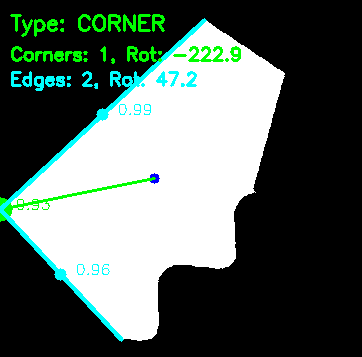
#> input picture data/mock_pieces/debug/piece_0_analysis.png, 362 x 357 px
$ python -i cam_module.py   (imports and definitions only)
#> lines starting #> are read from the running program, lines starting #| are printed output that depends on the picture; after the words box and inside, x2 and y2 are one past the last pixel; in counts of white or black regions, pixels touching at a corner belong together
#> further down, picture is the input picture: shape (357, 362, 3); mean B, G, R 94.2, 100.3, 87.2
# cam_module.py
# Test if this only goes to copy on sebastiancaluori/Pren2
# tbd Kameraeinstellungen von umgebung ableiten, benötigt in jedem fall zwei aufnahmen

# Kamera-/Datei-Eingang, ArUco-basierte A4-Entzerrung, Teile-Segmentierung
# und Export der Algorithmus-Eingaben.

import json
import shutil
import time
from pathlib import Path
from capturedSidesCorrection import calculate_puzzle_piece_shape_without_sides

import cv2
import numpy as np

try:
    from picamera2 import Picamera2
except (ImportError, ModuleNotFoundError):
    Picamera2 = None


# ============================================================
# PROJEKT / DATEIEN
# ============================================================

# Projektwurzel. Von src/vision/cam_module.py zwei Ebenen nach oben.
PROJECT_ROOT = (
    Path(__file__).resolve().parents[2]
)  # src/vision/cam_module.py -> project root

# Zielordner für die Daten, die an den Puzzle-Algorithmus gehen.
# In diesen Ordner werden parts.json und die Teilmasken geschrieben.
DESTINATION_TO_ALGO_INPUT_FOLDER = PROJECT_ROOT / "input"

# Eingabebild, falls IMAGE_SOURCE = "file" oder keine Pi Camera vorhanden ist.
INPUT_IMAGE_PATH = PROJECT_ROOT / "src" / "vision" / "1.png"

# Name der JSON-Datei, welche der Solver später einliest.
ALGO_INPUT_JSON_FILENAME = "parts.json"
# Präfix für die Teilmasken im Algorithmus-Input. Beispiel: piece_0.png.
ALGO_INPUT_MASK_PREFIX = "piece_"
# Der Input-Ordner wird bei jedem Start des Cam-Moduls geleert.
# Neue Algorithmus-Dateien werden nur nach gültiger Erkennung geschrieben.


# ============================================================
# BILDEINGABE
# ============================================================

# "camera" = neues Bild mit Pi Camera 3 aufnehmen
# "file"   = bestehendes Bild von Datei laden
IMAGE_SOURCE = "camera"

# Aufnahmebreite der Pi Camera. Grösser = mehr Details, aber langsamere Verarbeitung.
IMAGE_WIDTH = 4608
# Aufnahmehöhe der Pi Camera. Muss zur gewünschten Kameraauflösung passen.
IMAGE_HEIGHT = 2592


STARTUP_WAIT_SECONDS = 3.0

# Bild um 90 Grad im Uhrzeigersinn drehen, falls die Kamera mechanisch verdreht ist.
ROTATE_90_CLOCKWISE = False
# Bild um 180 Grad drehen. Nie gleichzeitig mit ROTATE_90_CLOCKWISE aktivieren.
ROTATE_180 = False
# Initial Kameraeinstellungen für den Start innerhalb der Pipeline
INIT_CAMERA_CONTROLS_FOR_PIPELINE = {
    # Automatische Belichtung. False = manueller ExposureTime-Wert wird verwendet.
    "AeEnable": False,
    # Automatischer Weissabgleich. False = ColourGains unten werden verwendet.
    "AwbEnable": False,
    # Belichtungszeit in Mikrosekunden. Höher = heller, zu hoch = A4 kann ausbrennen.
    "ExposureTime": 6000,  # Mikrosekunden
    # Analoge Verstärkung. Höher = heller, aber mehr Bildrauschen.
    "AnalogueGain": 1.0,
    # Rot-/Blau-Verstärkung für Weissabgleich. Höherer Wert = jeweiliger Farbkanal stärker.
    "ColourGains": (1.5, 1.5),
}
# Manuelle Kameraeinstellungen für Tests gegen Überbelichtung.
# Ohne Unterbeleuchtung, Kunstlicht, exposureTime rund 8000
# Mit Unterbeleuchtung, Kunstlicht 6000
CAMERA_CONTROLS_FOR_INTERNAL_USE = {
    # Automatische Belichtung. False = manueller ExposureTime-Wert wird verwendet.
    "AeEnable": False,
    # Automatischer Weissabgleich. False = ColourGains unten werden verwendet.
    "AwbEnable": False,
    # Belichtungszeit in Mikrosekunden. Höher = heller, zu hoch = A4 kann ausbrennen.
    "ExposureTime": 6000,  # Mikrosekunden
    # Analoge Verstärkung. Höher = heller, aber mehr Bildrauschen.
    "AnalogueGain": 1.0,
    # Rot-/Blau-Verstärkung für Weissabgleich. Höherer Wert = jeweiliger Farbkanal stärker.
    "ColourGains": (1.5, 1.5),
}


# ============================================================
# AUSGABE / DEBUG-DATEIEN
# ============================================================

# Hauptordner für Debug-Ausgaben der Vision-Pipeline.
OUTPUT_DIR = PROJECT_ROOT / "src" / "vision" / "output"
# Speichert Kopien der finalen Algorithmus-Teilemasken für Debug-Zwecke.
OUTPUT_PARTS_DIR = OUTPUT_DIR / "parts"
# Namenspräfix für alle Debug-Dateien dieses Laufs.
RUN_NAME = "debug_"

# Dateiname des gespeicherten Rohbildes. Beispiel: step_09_input.png.
OUTPUT_IMAGE_FILENAME = f"{RUN_NAME}_input.png"
# Debug-Bild mit erkannten Markern, Referenzpunkten und berechneten A4-Ecken.
OUTPUT_DEBUG_FILENAME = f"{RUN_NAME}_a4_corners_debug.png"
# Entzerrtes A4-Bild. Dieses Bild ist die Basis für die Teile-Erkennung.
OUTPUT_WARP_FILENAME = f"{RUN_NAME}_warp_a4.png"
# Binärmaske aller erkannten Teile. Weiss = Teil, schwarz = Hintergrund.
OUTPUT_MASK_FILENAME = f"{RUN_NAME}_parts_mask.png"
# Debug-Bild mit Konturen, Bounding Boxes, Schwerpunkten und Raster.
OUTPUT_PARTS_DEBUG_FILENAME = f"{RUN_NAME}_parts_debug.png"
# Debug-JSON mit Zusatzinfos, Pfaden und Einstellungen.
OUTPUT_JSON_FILENAME = f"{RUN_NAME}_parts.json"
# Speichert die Homographie-Matrix Bild -> entzerrtes A4 als NumPy-Datei.
OUTPUT_H_IMAGE_TO_WARP_PATH = f"{RUN_NAME}_h_image_to_warp.npy"

# False = nur Algorithmus-Input in DESTINATION_TO_ALGO_INPUT_FOLDER schreiben.
# True = Zusätzlich Debug-Dateien in src/vision/output speichern.
SAVE_DEBUG_FILES = True

# False = Kantenkorrektur wird nicht ausgeführt.
# True Kantenkorrektur wird durchgeführt aber Stand 1.Juni noch ziemlich wonky
CALCULATE_AREA_WITHOUT_SIDES = False

# ============================================================
# ARUCO / A4-GEOMETRIE
# ============================================================

# ArUco-Wörterbuch. Muss zu den gedruckten Markern passen.
ARUCO_DICT = cv2.aruco.DICT_4X4_50
# Diese Marker-IDs müssen erkannt werden, sonst kann die A4-Fläche nicht berechnet werden.
REQUIRED_IDS = [0, 1, 2, 3]

# A4 im Querformat
# Breite der A4-Fläche im Querformat in mm.
A4_WIDTH_MM = 297.0
# Höhe der A4-Fläche im Querformat in mm.
A4_HEIGHT_MM = 210.0
# Höhe der Kamera über der A4 Fläche in mm.
CAM_HEIGHT = 700.0
# Skalierung im entzerrten Bild. Grösser = mehr Pixel pro mm, genauer aber langsamer.
# Interne Auflösung mit der das Cam Modul arbeitet, so hoch wie möglich bzw sinnvoll
WORKING_INTERNAL_PX_PER_MM = 6.0
# Auflösung der Bilder die der Algorithmus erhält, so tief wie nötig
ALGO_INPUT_PX_PER_MM = 3.0


# [8 lines of commented-out code are left out]
REFERENCE_CORNER_FROM_MARKER = {
    # Echte A4-Ecke oben links wird aus Marker ID 3, Marker-Ecke 0 gelesen.
    "top_left": {"marker_id": 3, "corner_index": 0},
    # Echte A4-Ecke oben rechts wird aus Marker ID 0, Marker-Ecke 3 gelesen.
    "top_right": {"marker_id": 0, "corner_index": 3},
    # Echte A4-Ecke unten rechts wird aus Marker ID 1, Marker-Ecke 2 gelesen.
    "bottom_right": {"marker_id": 1, "corner_index": 2},
    # Echte A4-Ecke unten links wird aus Marker ID 2, Marker-Ecke 1 gelesen.
    "bottom_left": {"marker_id": 2, "corner_index": 1},
}

# ------------------------------------------------------------
# A4-Offset / Rahmen-Offset
# ------------------------------------------------------------
# Diese Werte beschreiben, wie weit die gemessenen Referenzpunkte ausserhalb
# der echten A4-Fläche liegen.
#
# Beispiel:
# Wenn ein Rahmen rundherum 20 mm breit ist und die ArUco-Referenzpunkte
# auf den Rahmenecken liegen, dann:
# FRAME_OFFSET_LEFT_MM = 20.0
# FRAME_OFFSET_RIGHT_MM = 20.0
# FRAME_OFFSET_TOP_MM = 20.0
# FRAME_OFFSET_BOTTOM_MM = 20.0
#
# Wenn aktuell die ArUco-Ecken direkt den A4-Ecken entsprechen:
# alle Werte auf 0.0 lassen.
# Abstand links zwischen Referenz-/Rahmenfläche und echter A4-Fläche. Grösser = A4 startet weiter rechts.
FRAME_OFFSET_LEFT_MM = 0.0
# Abstand rechts zwischen echter A4-Fläche und Referenz-/Rahmenfläche. Grösser = A4 endet weiter links.
FRAME_OFFSET_RIGHT_MM = 0.0
# Abstand oben zwischen Referenz-/Rahmenfläche und echter A4-Fläche. Grösser = A4 startet weiter unten.
FRAME_OFFSET_TOP_MM = 0.0
# Abstand unten zwischen echter A4-Fläche und Referenz-/Rahmenfläche. Grösser = A4 endet weiter oben.
FRAME_OFFSET_BOTTOM_MM = 0.0

# Optionaler Feintrimm pro echter A4-Ecke.
# Koordinaten in der Referenz-/Rahmenfläche:
# +x = nach rechts, +y = nach unten.
#
# Normalerweise alles 0.0 lassen.
# Nur verwenden, wenn einzelne Marker mechanisch anders sitzen.
A4_CORNER_EXTRA_OFFSETS_MM = {
    # Feintrimm oben links. x höher = nach rechts, y höher = nach unten.
    "top_left": {"x": 0.0, "y": 0.0},
    # Feintrimm oben rechts. x höher = nach rechts, y höher = nach unten.
    "top_right": {"x": 0.0, "y": 0.0},
    # Feintrimm unten rechts. x höher = nach rechts, y höher = nach unten.
    "bottom_right": {"x": 0.0, "y": 0.0},
    # Feintrimm unten links. x höher = nach rechts, y höher = nach unten.
    "bottom_left": {"x": 0.0, "y": 0.0},
}

# Optionaler Rand, der bei der Teile-Erkennung ignoriert wird.
# Rand ignorieren. Grösser = weniger Störungen am Rand, aber nutzbare Fläche wird kleiner.
IGNORE_BORDER_MM = 0.0


# ============================================================
# KOORDINATENSYSTEM FÜR OUTPUT
# ============================================================

# Fix: Ursprung oben rechts, x nach links, y nach unten.
# Fixes Output-Koordinatensystem: Ursprung oben rechts, x nach links, y nach unten.
COORDINATE_ORIGIN = "top_right"


# ============================================================
# TEILE-SEGMENTIERUNG
# ============================================================

# Segmentierungsmodus: fixed = fester Grenzwert, otsu = automatisch, adaptive = lokal anpassend.
SEGMENTATION_THRESHOLD_MODE = "otsu"  # "fixed", "otsu", "adaptive"
# Nur bei fixed relevant. Grösser = hellere Pixel werden eher als dunkles Teil erkannt.
THRESHOLD_VALUE = 150
# Nur bei adaptive relevant. Grösser = grössere lokale Umgebung, ruhiger aber weniger fein.
ADAPTIVE_THRESHOLD_BLOCK_SIZE = 101
# Nur bei adaptive relevant. Grösser = Schwelle wird strenger, meist weniger erkannte Fläche.
ADAPTIVE_THRESHOLD_C = 8

# Weichzeichnung vor der Segmentierung. Grösser = weniger Rauschen, aber Kanten werden weicher.
GAUSSIAN_BLUR_KERNEL_SIZE = 7

# Kleinste erlaubte Teilfläche. Grösser = kleine Störungen werden eher ignoriert.
MIN_PART_AREA_MM2 = 500.0
# Grösste erlaubte Teilfläche. Kleiner = grosse Fehlblobs werden eher ignoriert.
MAX_PART_AREA_MM2 = 100000.0

# Entfernt kleine weisse Störungen in der Maske. Grösser = aggressiveres Entfernen.
MORPH_OPEN_KERNEL_SIZE = 5
# Schliesst kleine Löcher/Lücken in Teilen. Grösser = verbindet Flächen stärker.
MORPH_CLOSE_KERNEL_SIZE = 7
# True = Löcher innerhalb erkannter Teile füllen.
FILL_CONTOUR_HOLES = True

# Zusätzlicher Rand um ausgeschnittene Teile in Pixeln. Grösser = mehr Umgebung im Crop.
CROP_PADDING_PX = 0
# Erlaubte Anzahl Teile. Gültig ist nur 4 oder 6.
EXPECTED_PART_COUNT = [4, 5, 6]
# Hintergrundwert für Cutouts. 255 = weiss, 0 = schwarz.
CUTOUT_BACKGROUND_VALUE = 255


# ============================================================
# VALIDIERUNG
# ============================================================

# PREN-Puzzle ohne Rahmen: 18.9 x 12.6 cm
# Erwartete Gesamtfläche aller Puzzleteile in mm2.
# 20879 mm: Oberfläche des 6 Teile Puzzles von Silvan

EXPECTED_TOTAL_PART_AREA_MM2 = 20879
# Erlaubte Flächenabweichung. 0.03 = +-3 %.
MAX_TOTAL_AREA_ERROR_RATIO = 2.0


# ============================================================
# DEBUG-FARBEN UND DARSTELLUNG
# ============================================================

# Farben sind im OpenCV-Format BGR, nicht RGB.
# Farbe der erkannten Teilekontur im Debug-Bild. BGR: grün.
PART_CONTOUR_COLOR = (0, 255, 0)
# Farbe des Schwerpunktpunktes im Debug-Bild. BGR: rot.
PART_CENTROID_COLOR = (0, 0, 255)
# Farbe der Bounding Box um jedes Teil. BGR: cyan/hellblau.
PART_BOX_COLOR = (255, 255, 0)
# Farbe der Textbeschriftung im Teile-Debug-Bild. BGR: weiss.
PART_TEXT_COLOR = (255, 255, 255)

# Radius des Mittelpunkt-Punktes im Debug-Bild. Grösser = besser sichtbar.
PART_CENTROID_RADIUS_PX = 8
# Schriftgrösse der Teilbeschriftung im Debug-Bild.
PART_TEXT_FONT_SCALE = 0.7
# Schriftstärke der Teilbeschriftung. Grösser = dicker.
PART_TEXT_THICKNESS = 2

# Farbe der ArUco-Marker-Umrandung. BGR: grün.
COLOR_MARKER_OUTLINE = (0, 255, 0)
# Farbe des Marker-Mittelpunktes. BGR: blau.
COLOR_MARKER_CENTER = (255, 0, 0)
# Farbe der Marker-ID-Beschriftung. BGR: grün.
COLOR_MARKER_ID_TEXT = (0, 255, 0)

# Farbe für Marker-Ecke 0. BGR: rot.
COLOR_CORNER_0 = (0, 0, 255)
# Farbe für Marker-Ecke 1. BGR: gelb.
COLOR_CORNER_1 = (0, 255, 255)
# Farbe für Marker-Ecke 2. BGR: cyan/hellblau.
COLOR_CORNER_2 = (255, 255, 0)
# Farbe für Marker-Ecke 3. BGR: magenta.
COLOR_CORNER_3 = (255, 0, 255)

# Farbe der berechneten echten A4-Eckpunkte. BGR: orange.
COLOR_A4_POINT = (0, 165, 255)
# Farbe der gemessenen Referenz-/Rahmenpunkte. BGR: blau-orange.
COLOR_REFERENCE_POINT = (255, 128, 0)
# Farbe der A4-Ecken-Beschriftung. BGR: orange.
COLOR_A4_TEXT = (0, 165, 255)
# Farbe der A4-Umrandung. BGR: weiss.
COLOR_A4_POLYLINE = (255, 255, 255)
# Farbe der Referenz-/Rahmenumrandung. BGR: blau-orange.
COLOR_REFERENCE_POLYLINE = (255, 128, 0)
# Farbe der Status-Texte im Debug-Bild. BGR: weiss.
COLOR_STATUS_TEXT = (255, 255, 255)

# Radius für Marker-Ecken im Debug-Bild.
CORNER_CIRCLE_RADIUS_PX = 6
# Radius für Marker-Mittelpunkte im Debug-Bild.
MARKER_CENTER_RADIUS_PX = 6
# Radius der berechneten A4-Ecken im Debug-Bild.
A4_CORNER_RADIUS_PX = 10
# Radius der gemessenen Referenz-/Rahmenecken im Debug-Bild.
REFERENCE_CORNER_RADIUS_PX = 7

# Textversatz der Marker-Ecknummer nach rechts. Grösser = Text weiter rechts.
CORNER_TEXT_OFFSET_X = 8
# Textversatz der Marker-Ecknummer nach oben. Negativer = Text weiter oben.
CORNER_TEXT_OFFSET_Y = -8

# Allgemeine Schriftgrösse für ArUco-/A4-Debug-Texte. Grösser = grössere Schrift.
TEXT_FONT_SCALE = 0.8
# Allgemeine Schriftstärke für ArUco-/A4-Debug-Texte. Grösser = dicker.
TEXT_THICKNESS = 2

# Zeichnen des Koordinatensystems in parts_debug.png
# True = Koordinatenraster in parts_debug.png einzeichnen.
DEBUG_DRAW_COORDINATE_GRID = True
# Abstand der feinen Rasterlinien. 10.0 = 1 cm Raster, 1.0 = 1 mm Raster.
DEBUG_GRID_SPACING_MM = 1.0  # mm
# Abstand der stärkeren Rasterlinien. 10.0 = jede 1-cm-Linie stärker.
DEBUG_GRID_MAJOR_SPACING_MM = 10.0  # stärkere Linie alle x mm
# Transparenz des Rasters. Grösser = Raster sichtbarer, Bild darunter dunkler.
DEBUG_GRID_ALPHA = 0.35
# Länge der x-/y-Achsenpfeile in mm.
DEBUG_AXIS_LENGTH_MM = 50.0

# Farbe der feinen Rasterlinien im parts_debug-Bild. BGR: grau.
COLOR_GRID_MINOR = (120, 120, 120)
# Farbe der stärkeren Rasterlinien. BGR: hellgrau.
COLOR_GRID_MAJOR = (180, 180, 180)
# Farbe der x-Achse. BGR: rot.
COLOR_AXIS_X = (0, 0, 255)
# Farbe der y-Achse. BGR: grün.
COLOR_AXIS_Y = (0, 255, 0)
# Farbe des Ursprungspunktes. BGR: weiss.
COLOR_AXIS_ORIGIN = (255, 255, 255)
# Farbe der Achsenbeschriftung. BGR: weiss.
COLOR_AXIS_TEXT = (255, 255, 255)


# ============================================================
# DATEI- UND ALLGEMEINE HILFSFUNKTIONEN
# ============================================================


def buildOutputPath(filename):
    OUTPUT_DIR.mkdir(parents=True, exist_ok=True)
    return OUTPUT_DIR / filename


# [4 lines left out: function buildDirPath, not called in this run]


def saveJson(path, data):
    with open(path, "w", encoding="utf-8") as file:
        json.dump(data, file, indent=2, ensure_ascii=False)


# [62 lines left out: functions savePngImage, clearAlgoInputFolder, clearDebugOutputFolder, rotateImageIfNeeded, initCameraIfAvailable, not called in this run]


def isPiCameraAvailable():
    return Picamera2 is not None


# [400 lines left out: functions initCamera, captureImageFromInitializedCamera, stopCamera, captureImageFromCamera, loadImageFromFile, getInputImage and 17 more, not called in this run]


def buildCoordinateOriginDescription():
    return "origin top_right, x left, y down"


# ============================================================
# TEILE-SEGMENTIERUNG
# ============================================================


def ensureOddKernelSize(value):
    value = int(value)

    if value < 3:
        value = 3

    if value % 2 == 0:
        value += 1

    return value


def applyIgnoreBorder(binaryMask):
    # Setzt einen Randbereich auf schwarz, damit Randartefakte nicht als Teile erkannt werden.
    if IGNORE_BORDER_MM <= 0:
        return binaryMask

    borderPx = int(round(IGNORE_BORDER_MM * WORKING_INTERNAL_PX_PER_MM))

    if borderPx <= 0:
        return binaryMask

    maskedBinaryMask = binaryMask.copy()
    imageHeight, imageWidth = maskedBinaryMask.shape[:2]

    maskedBinaryMask[0:borderPx, :] = 0
    maskedBinaryMask[imageHeight - borderPx : imageHeight, :] = 0
    maskedBinaryMask[:, 0:borderPx] = 0
    maskedBinaryMask[:, imageWidth - borderPx : imageWidth] = 0

    return maskedBinaryMask


def fillMaskContourHoles(binaryMask):
    # Füllt Löcher innerhalb externer Konturen, damit Teile als volle Flächen zählen.
    contours, _ = cv2.findContours(
        binaryMask, cv2.RETR_EXTERNAL, cv2.CHAIN_APPROX_SIMPLE
    )

    filledMask = np.zeros(binaryMask.shape, dtype=np.uint8)
    cv2.drawContours(filledMask, contours, -1, 255, -1)

    return filledMask


def buildPartsMask(warpedImageBgr):
    # Erst Grau/Blur, dann Schwellwert, dann Morphologie: daraus entsteht die Teile-Maske.
    # Aus dem entzerrten A4-Bild wird eine Binärmaske gebaut:
    # weiss = erkanntes Teil, schwarz = Hintergrund.
    grayImage = cv2.cvtColor(warpedImageBgr, cv2.COLOR_BGR2GRAY)
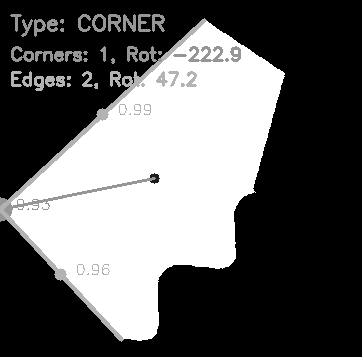
#> grayImage: shape (357, 362); min 0, max 255, mean 95.7
    blurKernelSize = ensureOddKernelSize(GAUSSIAN_BLUR_KERNEL_SIZE)

    blurredImage = cv2.GaussianBlur(grayImage, (blurKernelSize, blurKernelSize), 0)
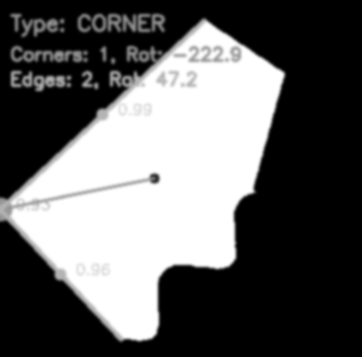
#> blurredImage: shape (357, 362); min 0, max 255, mean 95.7

    if SEGMENTATION_THRESHOLD_MODE == "fixed":
        _, binaryMask = cv2.threshold(
            blurredImage,
            THRESHOLD_VALUE,
            255,
            cv2.THRESH_BINARY_INV,
        )

    elif SEGMENTATION_THRESHOLD_MODE == "otsu":
        _, binaryMask = cv2.threshold(
            blurredImage,
            0,
            255,
            cv2.THRESH_BINARY_INV + cv2.THRESH_OTSU,
        )
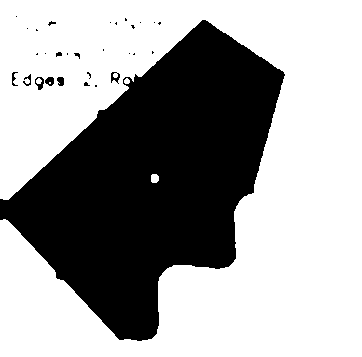
#> binaryMask: shape (357, 362); 62.8% white; 30 black regions (22 under 20 px), largest, box (x1, y1, x2, y2) and area: (0, 20, 285, 341) 47662, (35, 77, 44, 90) 60, (45, 77, 54, 86) 59

    elif SEGMENTATION_THRESHOLD_MODE == "adaptive":
        adaptiveBlockSize = ensureOddKernelSize(ADAPTIVE_THRESHOLD_BLOCK_SIZE)

        binaryMask = cv2.adaptiveThreshold(
            blurredImage,
            255,
            cv2.ADAPTIVE_THRESH_GAUSSIAN_C,
            cv2.THRESH_BINARY_INV,
            adaptiveBlockSize,
            ADAPTIVE_THRESHOLD_C,
        )

    else:
        raise ValueError(
            'SEGMENTATION_THRESHOLD_MODE muss "fixed", "otsu" oder "adaptive" sein.'
        )

    openKernel = np.ones((MORPH_OPEN_KERNEL_SIZE, MORPH_OPEN_KERNEL_SIZE), np.uint8)
    closeKernel = np.ones((MORPH_CLOSE_KERNEL_SIZE, MORPH_CLOSE_KERNEL_SIZE), np.uint8)

    binaryMask = cv2.morphologyEx(binaryMask, cv2.MORPH_OPEN, openKernel)
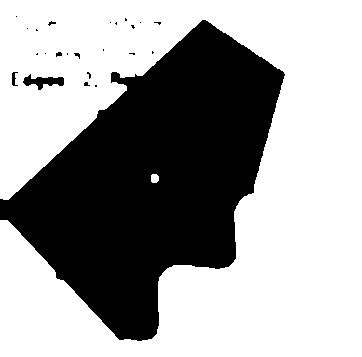
#> binaryMask: shape (357, 362); 62.6% white; 24 black regions (20 under 20 px), largest, box (x1, y1, x2, y2) and area: (0, 20, 285, 341) 47829, (23, 74, 64, 90) 321, (12, 72, 18, 86) 47, (56, 52, 62, 57) 22
    binaryMask = cv2.morphologyEx(binaryMask, cv2.MORPH_CLOSE, closeKernel)
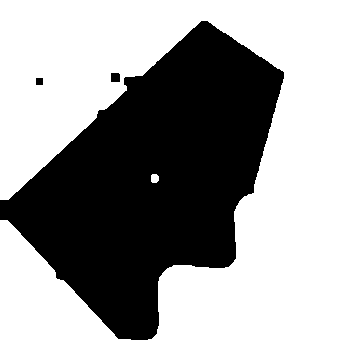
#> binaryMask: shape (357, 362); 63% white; 3 black regions

    if FILL_CONTOUR_HOLES:
        binaryMask = fillMaskContourHoles(binaryMask)
#> in fillMaskContourHoles, `contours, _ = cv2.findContours( binaryMask, cv2.RETR_EXTERNAL, cv2.CHA..`: contours = 2 contours; box (x1, y1, x2, y2) and area: (0, 0, 362, 357) 80374, (151, 174, 159, 183) 51
#> in fillMaskContourHoles, `cv2.drawContours(filledMask, contours, -1, 255, -1)`: filledMask: shape (357, 362); 63.1% white; 1 black region, box (x1, y1, x2, y2) and area: (0, 21, 284, 340) 47687

    binaryMask = applyIgnoreBorder(binaryMask)

    return binaryMask


# [93 lines left out: functions computeContourCentroid, findAllValidParts, sortPartsByOutputYThenOutputX, addDerivedPartValues, not called in this run]


# ============================================================
# FLAECHENVALIDIERUNG
# ============================================================


def computeTotalPartsAreaMm2(detectedParts):
    return sum(partInfo["areaMm2"] for partInfo in detectedParts)


# [70 lines left out: functions buildAreaValidationData, printAreaValidationInfo, buildCropBounds, cropPartImage, buildSinglePartMask, not called in this run]


def getAlgoInputScaleFactor():
    return ALGO_INPUT_PX_PER_MM / WORKING_INTERNAL_PX_PER_MM


# [146 lines left out: functions resizeMaskForAlgoInput, saveAlgoInputFiles, buildGeometryJsonData, buildPartsJsonList, not called in this run]


def isExpectedPartCount(partCount):
    return partCount in EXPECTED_PART_COUNT


# [687 lines left out: functions buildDebugJsonData, buildAlgoInputJsonData, isMajorGridLine, drawCoordinateGridDebug, drawPartsDebug, drawMarkerDebug and 13 more, not called in this run]


# [2 lines not run here, left out]

>>> import cv2
>>> picture = cv2.imread('../../data/mock_pieces/debug/piece_0_analysis.png')
>>> result = buildPartsMask(picture)

$ run again, on data/mock_pieces/debug/piece_1_analysis.png
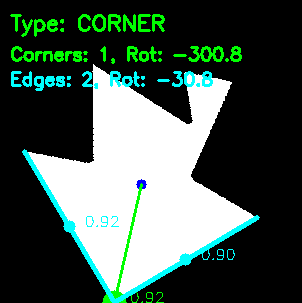
#> input picture data/mock_pieces/debug/piece_1_analysis.png, 302 x 303 px
#> picture is the input picture: shape (303, 302, 3); mean B, G, R 78.4, 86.8, 69.2
#> in buildPartsMask, `_, binaryMask = cv2.threshold( blurredImage, 0, 255, cv2.THRESH_BINARY..`:
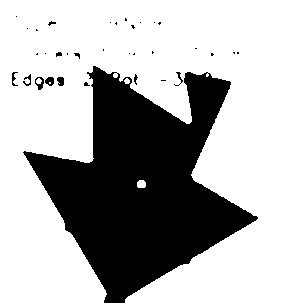
#> binaryMask: shape (303, 302); 69.7% white; 34 black regions (25 under 20 px), largest, box (x1, y1, x2, y2) and area: (23, 66, 258, 303) 27275, (35, 77, 44, 90) 60, (45, 77, 54, 86) 59
#> in buildPartsMask, `binaryMask = cv2.morphologyEx(binaryMask, cv2.MORPH_CLOSE, closeKernel)`:
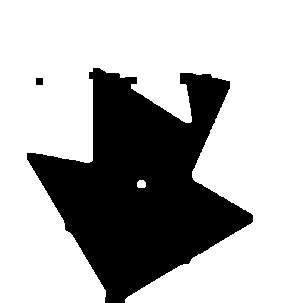
#> binaryMask: shape (303, 302); 70% white; 2 black regions
#> contours = 2 contours; box (x1, y1, x2, y2) and area: (0, 0, 302, 303) 63052, (137, 180, 146, 188) 51
#> filledMask: shape (303, 302); 70.1% white; 1 black region, box (x1, y1, x2, y2) and area: (27, 68, 253, 303) 27376
